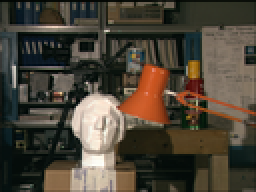
%> input picture images/tsukuba_right.png, 128 x 96 px, shrunk from 384 x 288 before the run (shown 2 times larger)
$ octave task1_param_selection.m   (GNU Octave 9; MATLAB toolbox functions it lacks are replaced by stand-ins)
%> lines starting %> are read from the running program, lines starting %| are printed output that depends on the picture
clc();
clf();
clear;
close all;
disp("TASK 1 parameter selection");

right_image = double(imread('images/tsukuba_right.png')) ;
left_image = double(imread('images/tsukuba_left.png'));
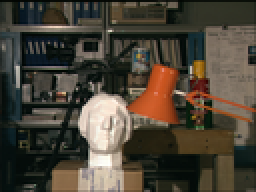
%> input picture images/tsukuba_left.png, 128 x 96 px, shrunk from 384 x 288 before the run (shown 2 times larger)

for d = 15:5:15

    for w = 3:3:12
        i=1;
        figure()
        for s = 3:2:15
            [ cost_volume_left, cost_volume_right] = cost_volume( left_image, right_image, d, w, s );
            [min_l, ind_l] = min(cost_volume_left,[] ,3,'omitnan');

            subplot(4,2,i)
            imagesc(ind_l);
            title(sprintf("Max d:%d, Window: %d, smoothing: %d",d, w, s))
            colormap('gray');
            colorbar;
            i = i+1;
        end
    end

end
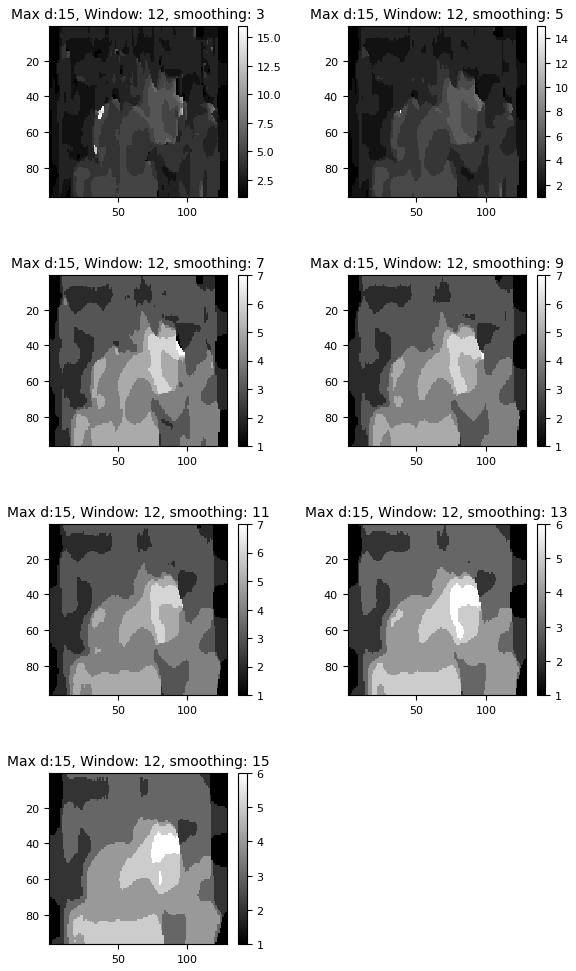
%> figure redrawn from the program's plot data, 7 panels
